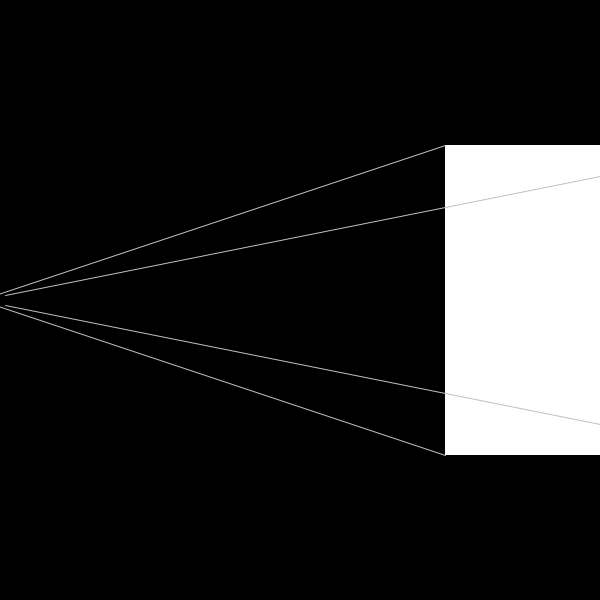
Frame 1 (no input)
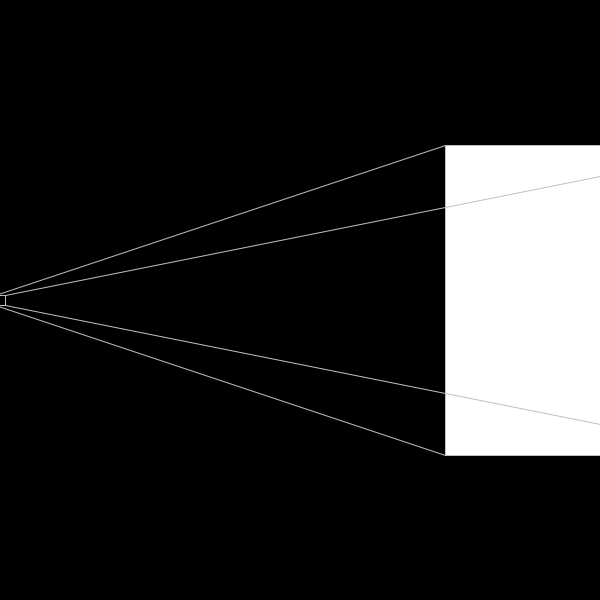
Frame 60 (the mouse pressed at the canvas centre just before this capture)
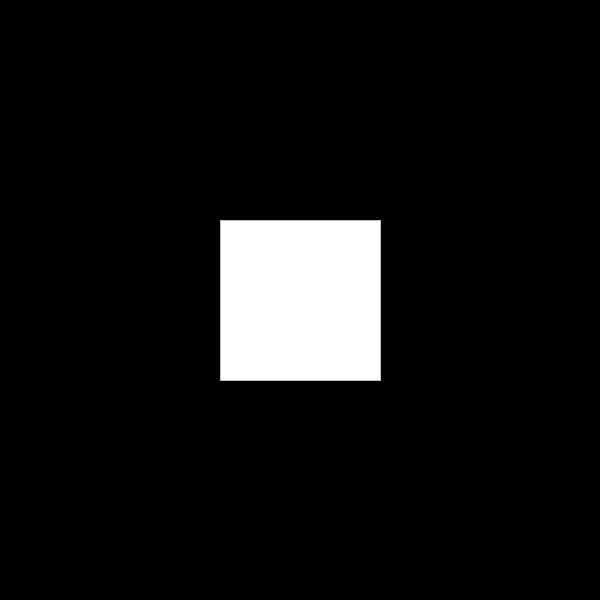
Frame 120 (the mouse held since frame 60 and released just before this capture)

The Processing sketch that drew these frames (run headless with seeded random() and noise(); from frame 60 on, the mouse is pressed at the canvas centre):

// Processing sketch: processing_2495
// ── processing_2495.pde

/**
 
 modified from Mouse2D example
 
 scaling boxes
 sean_velasco@hotmail.com
 june 2009
 
 */
 
void setup() 
{
  size(600, 600); 
  noStroke();
  rectMode(CENTER);
}

void draw() 
{   
  background(0); 
  fill(255, 0 + mouseY);
  rect(mouseX, height/2, mouseY/2+10, mouseY/2+10);
  int inverseX = width-mouseX;
  int inverseY = height-mouseY;
  fill(255, 0 + inverseY);
  rect(inverseX, height/2, (inverseY/2)+10, (inverseY/2)+10);
  stroke(192);
  line(mouseX - ((mouseY/2+10)/2), height/2 + ((mouseY/2+10)/2), inverseX - ((inverseY/2+10)/2) , height/2 + ((inverseY/2+10)/2));
  line(mouseX - ((mouseY/2+10)/2), height/2 - ((mouseY/2+10)/2), inverseX - ((inverseY/2+10)/2) , height/2 - ((inverseY/2+10)/2));
  line(mouseX + ((mouseY/2+10)/2), height/2 + ((mouseY/2+10)/2), inverseX + ((inverseY/2+10)/2) , height/2 + ((inverseY/2+10)/2));
  line(mouseX + ((mouseY/2+10)/2), height/2 - ((mouseY/2+10)/2), inverseX + ((inverseY/2+10)/2) , height/2 - ((inverseY/2+10)/2));
};
